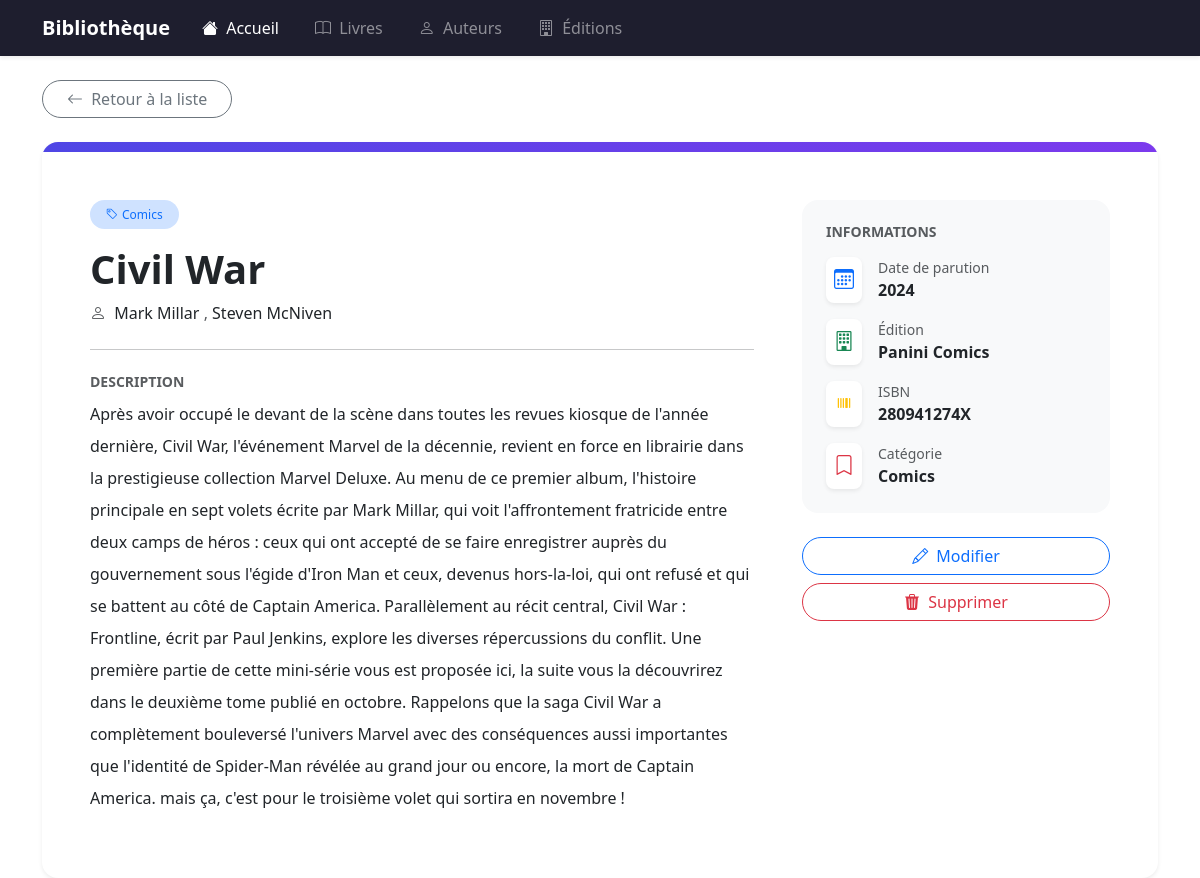
Page /9/ on the committed database.
### bibliotheque/models.py (models this page shows, shortened)
class Livre(models.Model):
    titre = models.CharField(max_length=250)
    description = models.TextField()
    date_parution = models.PositiveIntegerField("Date de Parution")
    isbn = models.CharField(max_length=20)
    auteur = models.ManyToManyField(Auteur)
    categorie = models.ForeignKey(Categorie, on_delete=models.CASCADE)
    edition = models.ForeignKey(Edition, on_delete=models.CASCADE)

class Categorie(models.Model):
    libelle = models.CharField(max_length=250)
    def __str__(self):
        return self.libelle

class Auteur(models.Model):
    nom = models.CharField(max_length=255)

class Edition(models.Model):
    libelle = models.CharField(max_length=200)
    def __str__(self):
        return self.libelle

### bibliotheque/views.py (the view)
# urls.py: path("<int:pk>/", views.DetailView.as_view(), name="details"),
class DetailView(generic.DetailView):
    model = Livre
    template_name = "bibliotheque/detail.html"

### bibliotheque/templates/bibliotheque/detail.html
{% extends 'bibliotheque/base.html' %}
{% block content %}
<div class="mb-4">
  <a href="{% url 'bibliotheque:livres' %}" class="btn btn-outline-secondary rounded-pill px-4">
    <i class="bi bi-arrow-left me-1"></i> Retour à la liste
  </a>
</div>
<div class="card border-0 shadow-sm rounded-4 overflow-hidden">
  <div style="height: 10px; background: linear-gradient(90deg, #4f46e5, #7c3aed);"></div>
  <div class="card-body p-5">
    <div class="row g-5">
      <div class="col-md-8">
        <div class="mb-3">
          <span class="badge bg-primary-subtle text-primary rounded-pill fw-normal px-3 py-2">
            <i class="bi bi-tag me-1"></i>{{ livre.categorie }}
          </span>
        </div>
        <h1 class="fw-bold mb-2">{{ livre.titre }}</h1>
        <p class="text-muted fs-6 mb-4">
          <i class="bi bi-person me-1"></i>
          {% for auteur in livre.auteur.all %}
            <span class="fw-medium text-dark">{{ auteur.nom }} {{ auteur.prenom }}</span>
            {% if not forloop.last %}, {% endif %}
          {% endfor %}
        </p>
        <hr class="mb-4">
        <h6 class="fw-semibold text-uppercase text-muted small mb-2">Description</h6>
        <p class="text-dark lh-lg">{{ livre.description }}</p>
      </div>
      <div class="col-md-4">
        <div class="card border-0 bg-light rounded-4 p-4">
          <h6 class="fw-semibold text-uppercase text-muted small mb-3">Informations</h6>
          <div class="d-flex align-items-center gap-3 mb-3">
            <div class="bg-white rounded-3 shadow-sm p-2 text-primary">
              <i class="bi bi-calendar3 fs-5"></i>
            </div>
            <div>
              <p class="text-muted small mb-0">Date de parution</p>
              <p class="fw-semibold mb-0">{{ livre.date_parution }}</p>
            </div>
          </div>
          <div class="d-flex align-items-center gap-3 mb-3">
            <div class="bg-white rounded-3 shadow-sm p-2 text-success">
              <i class="bi bi-building fs-5"></i>
            </div>
            <div>
              <p class="text-muted small mb-0">Édition</p>
              <p class="fw-semibold mb-0">{{ livre.edition }}</p>
            </div>
          </div>
          <div class="d-flex align-items-center gap-3 mb-3">
            <div class="bg-white rounded-3 shadow-sm p-2 text-warning">
              <i class="bi bi-upc fs-5"></i>
            </div>
            <div>
              <p class="text-muted small mb-0">ISBN</p>
              <p class="fw-semibold mb-0">{{ livre.isbn }}</p>
            </div>
          </div>
          <div class="d-flex align-items-center gap-3">
            <div class="bg-white rounded-3 shadow-sm p-2 text-danger">
              <i class="bi bi-bookmark fs-5"></i>
            </div>
            <div>
              <p class="text-muted small mb-0">Catégorie</p>
              <p class="fw-semibold mb-0">{{ livre.categorie }}</p>
            </div>
          </div>
        </div>
        <div class="d-grid gap-2 mt-4">
          <a href="{% url 'bibliotheque:modifier' livre.id %}"
             class="btn btn-outline-primary rounded-pill">
            <i class="bi bi-pencil me-1"></i> Modifier
          </a>
          <a href="{% url 'bibliotheque:delete' livre.id %}"
             class="btn btn-outline-danger rounded-pill">
            <i class="bi bi-trash3-fill me-1"></i> Supprimer
          </a>
        </div>
      </div>
    </div>
  </div>
</div>
{% endblock %}

### rows in the picture
Livre: categorie "Comics", titre "Civil War", description "Après avoir occupé le devant de la scène dans toutes les revues kiosque de l'année dernière, Civil War, l'événement Marvel de la décennie, revient en force en librairie dans la prestigieuse collection Marvel Deluxe. Au menu de ce premier album, l'histoire principale en sept volets écrite par Mark Millar, qui voit l'affrontement fratricide entre deux camps de héros : ceux qui ont accepté de se faire enregistrer auprès du gouvernement sous l'égide d'Iron Man et ceux, devenus hors-la-loi, qui ont refusé et qui se battent au côté de Captain America. Parallèlement au récit central, Civil War : Frontline, écrit par Paul Jenkins, explore les diverses répercussions du conflit. Une première partie…", date_parution "2024", edition "Panini Comics", isbn "280941274X"
Auteur: nom "Mark Millar"
Auteur: nom "Steven McNiven"
